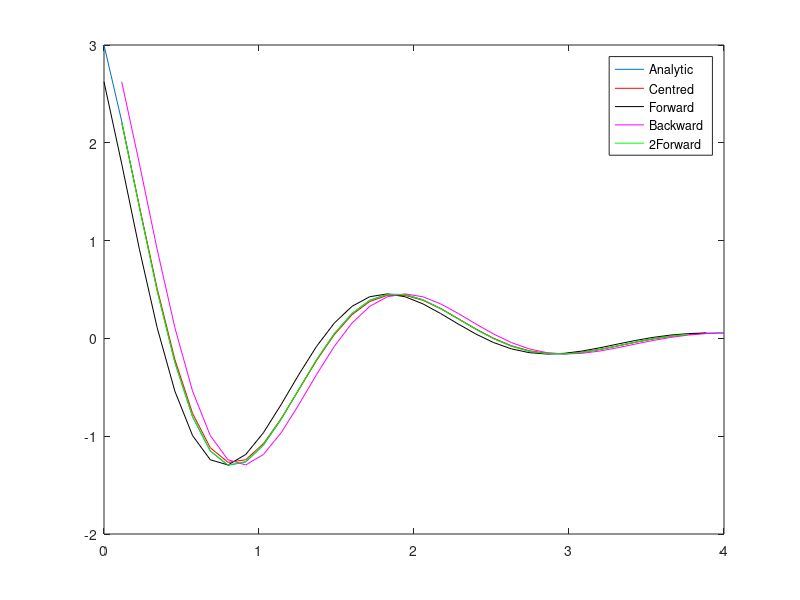
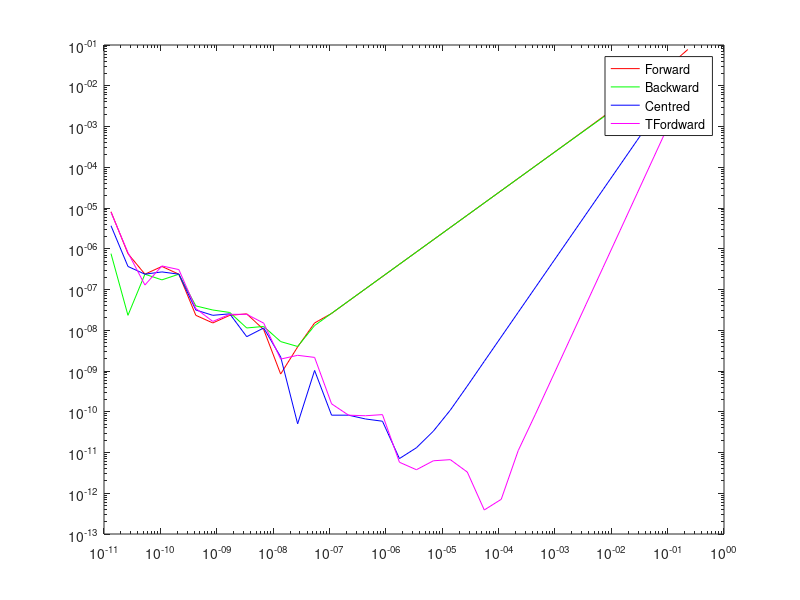

The MATLAB script that drew these images, in order:
%                  Roberto Vieytes
%                  rvieytes@itba.edu.ar
% Created: 2021-10-01 Licenciado bajo  CC BY-SA
%%%%%%%%%%%%%%%%%%%%%%%%%%%%%%%%%%%%%%%%%%%%%%%%%%%%%%%%%%%%%%%%%%%%%%%%%%%%%%%%
%                    Métodos Numéricos Avanzados                               %
%                             2C 2021                                          %
%%%%%%%%%%%%%%%%%%%%%%%%%%%%%%%%%%%%%%%%%%%%%%%%%%%%%%%%%%%%%%%%%%%%%%%%%%%%%%%%
%    Este script evalúanla diferrencia entre la derivada obtenida por MDF y la %
%    exacta, en función del tamaño del paso de discretización                  %
%    Se evalúa un esquema progresivo (Fordward) , regresivo (Backward)         %
%    y centrado                                                                %
%                                                                              %
%    Es un guión para estudiantes. No está optimizado.                         %
%%%%%%%%%%%%%%%%%%%%%%%%%%%%%%%%%%%%%%%%%%%%%%%%%%%%%%%%%%%%%%%%%%%%%%%%%%%%%%%%
clear all ; close all; clc
xmax=4;
Nmax=35;
Fun = @(x) exp(-x).*sin(3*x); 
dFun = @(x) -exp(-x).*sin(3*x)+ 3*exp(-x).*cos(3*x);

x=linspace(0,xmax,Nmax+1);
F=Fun(x);
h=x(2)-x(1);

xCentral=x(2:end-1);
dFCenteral=(F(3:end)-F(1:end-2))/(2*h);
xForward=x(1:end-1);
dFForward=(F(2:end)-F(1:end-1))/h;
xBackward=x(2:end);
dFBackward=(F(2:end)-F(1:end-1))/h;


x2Forward=x(2:end-2)
dF2Forward=(-2*F(1:end-3) -3*F(2:end-2) +6*F(3:end-1) -F(4:end))/(6*h);

plot(x,dFun(x));
hold on
plot(xCentral,dFCenteral,'r');
plot(xForward,dFForward,'k');
plot(xBackward,dFBackward,'m');
plot(x2Forward,dF2Forward,'g');
legend('Analytic','Centred','Forward','Backward', '2Forward')
hold off;
x0=2;
dh=2*xmax/Nmax;
F0=Fun(x0);
dF0=dFun(x0);
Fordward=[];
Backward=[];
Centred=[];
TFordward=[];
hh=2*dh;
h=[];
fprintf('      h,       Analitica   ,    Fordward   ,   Backward   ,    Centred\n')


for i=1:Nmax;
    hh=hh/2;
    fw = (Fun(x0+hh)-F0);
    fb =(-Fun(x0-hh)+F0);
    fc = (Fun(x0+hh)-Fun(x0-hh));
    ft = -2*Fun(x0-hh) -3*F0 +6*Fun(x0+hh) -Fun(x0+2*hh)
  Fordward=[Fordward abs((fw/hh-dF0))];
  Backward=[Backward abs((fb/hh-dF0))];
  Centred =[Centred abs((fc/(2*hh)-dF0))];
  TFordward = [TFordward abs((ft/(6*hh)-dF0))];
    h=[h hh];
  fprintf(' %1.6e, %1.6e, %1.6e, %1.6e, %1.6e\n',hh, dF0,abs((fw/hh-dF0)/dF0), ...
  abs((fb/hh-dF0)/dF0), abs((fc/(2*hh)-dF0)/dF0))
endfor
figure 2, loglog(h, Fordward, '-r',h,  Backward, '-g', h, Centred, '-b', h, TFordward, '-m' );
legend('Forward','Backward', 'Centred', 'TFordward')

